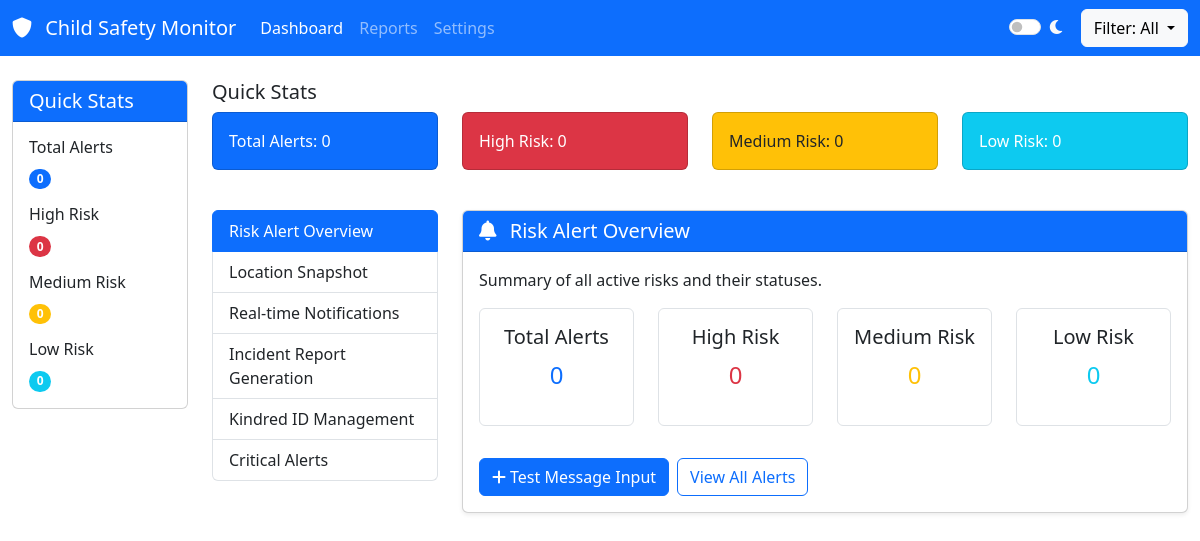
Page /dashboard/ on the earlier database version.
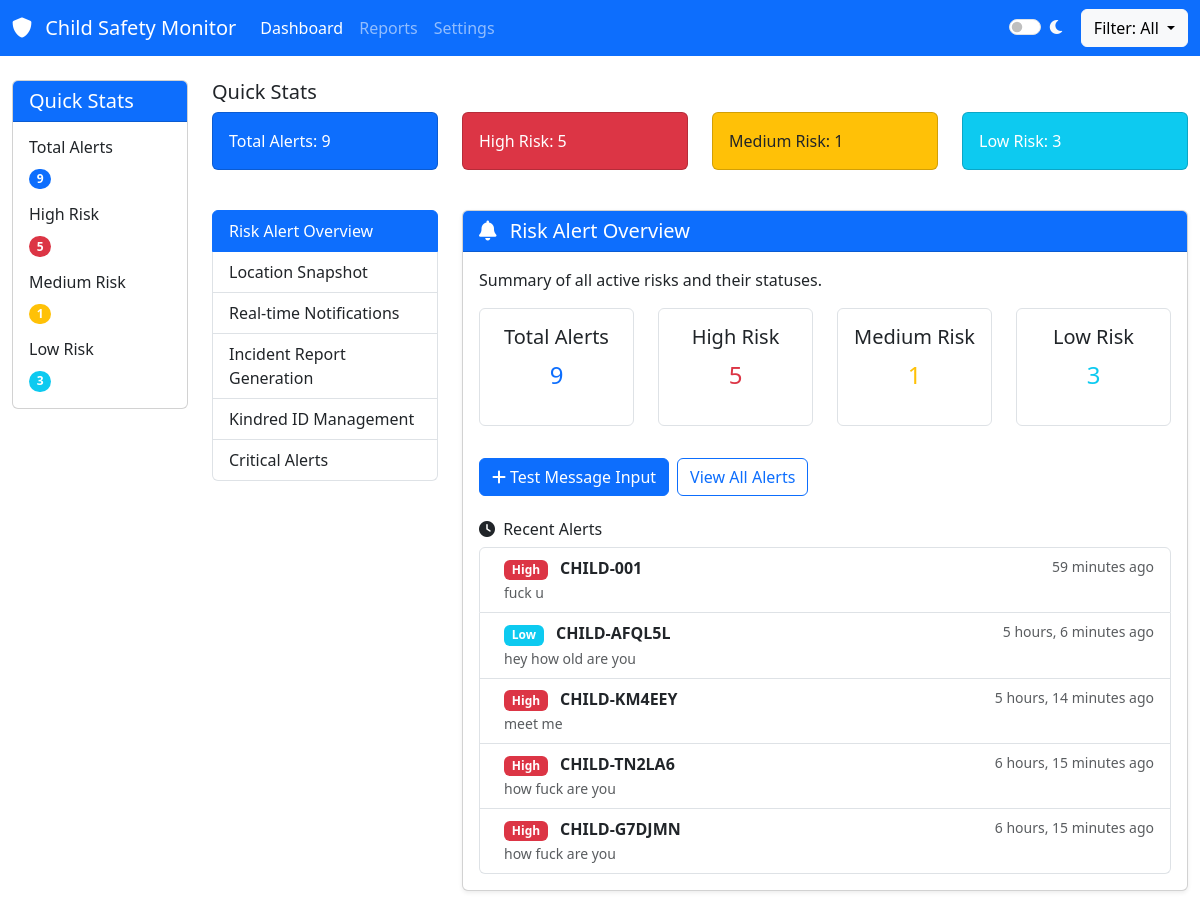
Same page on the later database version.
### api/models.py (models this page shows, shortened)
class Alert(models.Model):
    RISK_LEVELS = [
        ('safe', 'Safe'),
        ('low', 'Low Risk'),
        ('medium', 'Medium Risk'),
        ('high', 'High Risk'),
    ]
    device = models.ForeignKey(Device, on_delete=models.CASCADE)
    excerpt = models.TextField()
    score = models.IntegerField()
    risk_level = models.CharField(max_length=10, choices=RISK_LEVELS, default='safe')
    acknowledged = models.BooleanField(default=False)
    timestamp = models.DateTimeField(auto_now_add=True)
    def get_risk_level(self):
        if self.score >= 7:
            return 'high'
        elif self.score >= 4:
            return 'medium'
        elif self.score >= 1:
            return 'low'
        else:
            return 'safe'

class Device(models.Model):
    kindred_id = models.CharField(max_length=255, unique=True)
    last_heartbeat = models.DateTimeField(null=True, blank=True)
    owner_parent_id = models.CharField(max_length=255)
    location_tracking_enabled = models.BooleanField(default=False)

### api/views.py (the view)
# urls.py: path('dashboard/', views.dashboard, name='dashboard'),
def dashboard(request):
    risk_filter = request.GET.get('risk', 'all')
    alerts = Alert.objects.all().order_by('-timestamp')
    if risk_filter == 'high':
        alerts = alerts.filter(score__gte=7)
    elif risk_filter == 'medium':
        alerts = alerts.filter(score__gte=4, score__lt=7)
    elif risk_filter == 'low':
        alerts = alerts.filter(score__gte=1, score__lt=4)
    paginator = Paginator(alerts, 10)
    page_number = request.GET.get('page')
    page_obj = paginator.get_page(page_number)
    critical_alerts = Alert.objects.filter(score__gte=7).order_by('-timestamp')
    total_alerts = Alert.objects.count()
    high_risk_count = Alert.objects.filter(score__gte=7).count()
    medium_risk_count = Alert.objects.filter(score__gte=4, score__lt=7).count()
    low_risk_count = Alert.objects.filter(score__gte=1, score__lt=4).count()
    recent_locations = Location.objects.all().order_by('-timestamp')[:10]
    context = {
        'page_obj': page_obj,
        'critical_alerts': critical_alerts,
        'risk_filter': risk_filter,
        'total_alerts': total_alerts,
        'high_risk_count': high_risk_count,
        'medium_risk_count': medium_risk_count,
        'low_risk_count': low_risk_count,
        'recent_locations': recent_locations,
    }
    return render(request, 'dashboard.html', context)

### templates/dashboard.html (shortened to what this page needs)
{% load static %}
<!DOCTYPE html>
<html lang="en">
<head>
    <link href="https://cdn.jsdelivr.net/npm/bootstrap@5.3.0-alpha1/dist/css/bootstrap.min.css" rel="stylesheet">
    <link rel="stylesheet" href="{% static 'css/style_d.css' %}">
    <link rel="stylesheet" href="https://cdnjs.cloudflare.com/ajax/libs/font-awesome/6.0.0/css/all.min.css">
</head>
<body>
    <nav class="navbar navbar-expand-lg navbar-dark bg-primary">
        <div class="container-fluid">
            <a class="navbar-brand" href="#">
                <i class="fas fa-shield-alt me-2"></i>
                Child Safety Monitor
            </a>
            <div class="collapse navbar-collapse" id="navbarNav">
                <ul class="navbar-nav me-auto">
                    <li class="nav-item">
                        <a class="nav-link active" href="#">Dashboard</a>
                    </li>
                    <li class="nav-item">
                        <a class="nav-link" href="#">Reports</a>
                    </li>
                    <li class="nav-item">
                        <a class="nav-link" href="#">Settings</a>
                    </li>
                </ul>
                <div class="d-flex align-items-center">
                    <div class="form-check form-switch me-3 text-light">
                        <input class="form-check-input" type="checkbox" id="darkModeToggle">
                        <label class="form-check-label" for="darkModeToggle">
                            <i class="fas fa-moon"></i>
                        </label>
                    </div>
                    <div class="dropdown">
                        <button class="btn btn-light dropdown-toggle" type="button" id="filterDropdown"
                            data-bs-toggle="dropdown">
                            Filter: {{ risk_filter|title }}
                        </button>
                    </div>
                </div>
            </div>
        </div>
    </nav>
    <div class="container-fluid mt-4">
        <div class="row">
            <div class="col-lg-2 d-none d-lg-block sidebar">
                <div class="card">
                    <div class="card-header bg-primary text-white">
                        <h5 class="mb-0">Quick Stats</h5>
                    </div>
                    <div class="card-body">
                        <div class="stat-item mb-3">
                            <h6>Total Alerts</h6>
                            <span class="badge bg-primary rounded-pill">{{ total_alerts }}</span>
                        </div>
                        <div class="stat-item mb-3">
                            <h6>High Risk</h6>
                            <span class="badge bg-danger rounded-pill">{{ high_risk_count }}</span>
                        </div>
                        <div class="stat-item mb-3">
                            <h6>Medium Risk</h6>
                            <span class="badge bg-warning rounded-pill">{{ medium_risk_count }}</span>
                        </div>
                        <div class="stat-item">
                            <h6>Low Risk</h6>
                            <span class="badge bg-info rounded-pill">{{ low_risk_count }}</span>
                        </div>
                    </div>
                </div>
            </div>
            <div class="col-lg-10 col-md-12">
                <div class="quick-stats mb-4">
                    <h5>Quick Stats</h5>
                    <div class="row">
                        <div class="col-md-3"><div class="card bg-primary text-white mb-3"><div class="card-body">Total Alerts: {{ total_alerts }}</div></div></div>
                        <div class="col-md-3"><div class="card bg-danger text-white mb-3"><div class="card-body">High Risk: {{ high_risk_count }}</div></div></div>
                        <div class="col-md-3"><div class="card bg-warning text-dark mb-3"><div class="card-body">Medium Risk: {{ medium_risk_count }}</div></div></div>
                        <div class="col-md-3"><div class="card bg-info text-white mb-3"><div class="card-body">Low Risk: {{ low_risk_count }}</div></div></div>
                    </div>
                </div>
                <div class="row mt-4">
                    <div class="col-md-3">
                        <div class="list-group" id="list-tab" role="tablist">
                            <a class="list-group-item list-group-item-action active" id="list-risk-alert-overview-list" data-bs-toggle="list" href="#list-risk-alert-overview" role="tab" aria-controls="list-risk-alert-overview">Risk Alert Overview</a>
                            <a class="list-group-item list-group-item-action" id="list-location-snapshot-list" data-bs-toggle="list" href="#list-location-snapshot" role="tab" aria-controls="list-location-snapshot">Location Snapshot</a>
                            <a class="list-group-item list-group-item-action" id="list-realtime-notifications-list" data-bs-toggle="list" href="#list-realtime-notifications" role="tab" aria-controls="list-realtime-notifications">Real-time Notifications</a>
                            <a class="list-group-item list-group-item-action" id="list-incident-report-list" data-bs-toggle="list" href="#list-incident-report" role="tab" aria-controls="list-incident-report">Incident Report Generation</a>
                            <a class="list-group-item list-group-item-action" id="list-kindred-id-list" data-bs-toggle="list" href="#list-kindred-id" role="tab" aria-controls="list-kindred-id">Kindred ID Management</a>
                            <a class="list-group-item list-group-item-action" id="list-critical-alerts-list" data-bs-toggle="list" href="#list-critical-alerts" role="tab" aria-controls="list-critical-alerts">Critical Alerts</a>
                        </div>
                    </div>
                    <div class="col-md-9">
                        <div class="tab-content" id="nav-tabContent">
                            <div class="tab-pane fade show active" id="list-risk-alert-overview" role="tabpanel" aria-labelledby="list-risk-alert-overview-list">
                                <div class="card mb-4 shadow-sm">
                                    <div class="card-header bg-primary text-white">
                                        <h5 class="mb-0">
                                            <i class="fas fa-bell me-2"></i>
                                            Risk Alert Overview
                                        </h5>
                                    </div>
                                    <div class="card-body">
                                        <p>Summary of all active risks and their statuses.</p>
                                        <div class="row text-center">
                                            <div class="col-md-3">
                                                <div class="p-3 border rounded mb-3">
                                                    <h5>Total Alerts</h5>
                                                    <p class="fs-4 text-primary">{{ total_alerts }}</p>
                                                </div>
                                            </div>
                                            <div class="col-md-3">
                                                <div class="p-3 border rounded mb-3">
                                                    <h5>High Risk</h5>
                                                    <p class="fs-4 text-danger">{{ high_risk_count }}</p>
                                                </div>
                                            </div>
                                            <div class="col-md-3">
                                                <div class="p-3 border rounded mb-3">
                                                    <h5>Medium Risk</h5>
                                                    <p class="fs-4 text-warning">{{ medium_risk_count }}</p>
                                                </div>
                                            </div>
                                            <div class="col-md-3">
                                                <div class="p-3 border rounded mb-3">
                                                    <h5>Low Risk</h5>
                                                    <p class="fs-4 text-info">{{ low_risk_count }}</p>
                                                </div>
                                            </div>
                                        </div>
                                        <div class="d-flex gap-2 mt-3">
                                            <a href="{% url 'text_input' %}" class="btn btn-primary">
                                                <i class="fas fa-plus me-1"></i>Test Message Input
                                            </a>
                                            <a href="#" class="btn btn-outline-primary">View All Alerts</a>
                                        </div>
                                        {% if page_obj %}
                                        <div class="mt-4">
                                            <h6><i class="fas fa-clock me-1"></i> Recent Alerts</h6>
                                            <div class="list-group">
                                                {% for alert in page_obj|slice:":5" %}
                                                <div class="list-group-item d-flex justify-content-between align-items-start">
                                                    <div class="ms-2 me-auto">
                                                        <div class="fw-bold">
                                                            <span class="badge
                                                                {% if alert.score >= 7 %}bg-danger
                                                                {% elif alert.score >= 4 %}bg-warning
                                                                {% elif alert.score >= 1 %}bg-info
                                                                {% else %}bg-success{% endif %} me-2">
                                                                {{ alert.get_risk_level|title }}
                                                            </span>
                                                            {{ alert.device.kindred_id }}
                                                        </div>
                                                        <small class="text-muted">{{ alert.excerpt|truncatechars:100 }}</small>
                                                    </div>
                                                    <small class="text-muted">{{ alert.timestamp|timesince }} ago</small>
                                                </div>
                                                {% endfor %}
                                            </div>
                                        </div>
                                        {% endif %}
                                    </div>
                                </div>
                            </div>
        </div>
    </div>
</body>
</html>

### static/css/style_d.css (style rules this page uses)
:root { --low-risk-color: #28a745; --medium-risk-color: #ffc107; --high-risk-color: #dc3545; --transition-speed: 0.3s; }
body { font-family: 'Segoe UI', Tahoma, Geneva, Verdana, sans-serif; transition: background-color var(--transition-speed), color var(--transition-speed); }
.sidebar .card { position: sticky; top: 1rem; }
.btn { transition: all var(--transition-speed); }

Differences in the rows shown:
added Alert: get_risk_level "High", device.kindred_id "CHILD-001", excerpt "fuck u", timestamp "59 minutes"
added Alert: get_risk_level "Low", device.kindred_id "CHILD-AFQL5L", excerpt "hey how old are you", timestamp "5 hours, 6 minutes"
added Alert: get_risk_level "High", device.kindred_id "CHILD-KM4EEY", excerpt "meet me", timestamp "5 hours, 14 minutes"
added Alert: get_risk_level "High", device.kindred_id "CHILD-TN2LA6", excerpt "how fuck are you", timestamp "6 hours, 15 minutes"
added Alert: get_risk_level "High", device.kindred_id "CHILD-G7DJMN", excerpt "how fuck are you", timestamp "6 hours, 15 minutes"
Other differences:
{{ total_alerts }}: "0" → "9"
{{ high_risk_count }}: "0" → "5"
{{ medium_risk_count }}: "0" → "1"
{{ low_risk_count }}: "0" → "3"
text now shown: "Recent Alerts"
